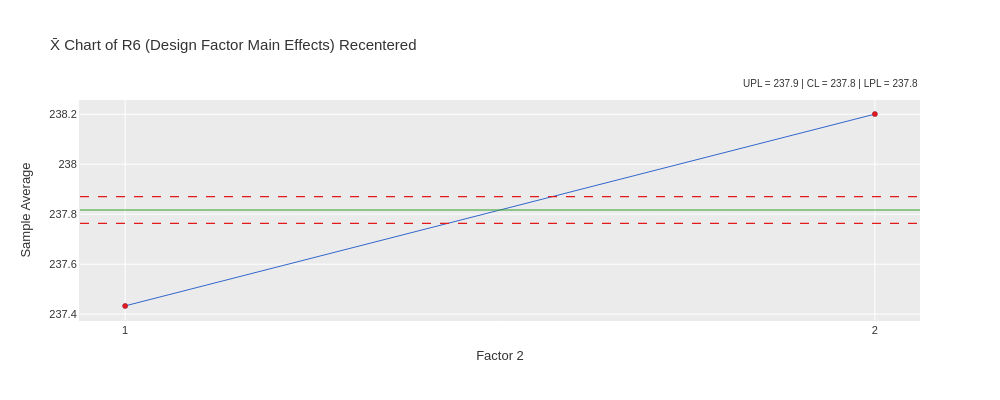

The notebook cell saved with this chart:
### Markdown cell above
### Process Design Conditions Main Effects - Factor 2 - Sample Averages (matches)

### Code cell
study_sds1.execute(chart='xbar', by=[pb.cols.FACTOR_2], value='R6',recentered=True).plot(theme='ggplot').show()

### Figure 1 — Plotly figure (JSON) as saved in the notebook; plotly's stock layout.template omitted (floating-point values rounded to 4 significant figures)
{"data": [{"hovertemplate": "%{x}<br>%{y:.3f}<extra></extra>", "line": {"color": "#3366CC", "width": 1.0}, "marker": {"color": "#3366CC", "size": 5}, "mode": "lines+markers", "name": "Xbar", "opacity": 1.0, "type": "scatter", "x": ["1", "2"], "y": [237.4, 238.2]}, {"hovertemplate": "Beyond Limits<br>%{x}<br>%{y:.3f}<extra></extra>", "marker": {"color": "#E31A1C", "line": {"color": "#B2182B", "width": 0.5}, "size": 5, "symbol": "circle"}, "mode": "markers", "name": "Beyond Limits", "showlegend": false, "type": "scatter", "x": ["1", "2"], "y": [237.4, 238.2]}], "layout": {"annotations": [{"bgcolor": "rgba(255,255,255,0.7)", "font": {"color": "#333333", "size": 10}, "showarrow": false, "text": "UPL = 237.9 | CL = 237.8 | LPL = 237.8", "x": 1.0, "xanchor": "right", "xref": "paper", "y": 1.04, "yanchor": "bottom", "yref": "paper"}], "font": {"color": "#333333", "family": "sans-serif", "size": 11}, "height": 400, "hovermode": "x unified", "margin": {"b": 80}, "paper_bgcolor": "white", "plot_bgcolor": "#EBEBEB", "shapes": [{"line": {"color": "#E31A1C", "dash": "dash", "width": 1.2}, "type": "line", "x0": 0, "x1": 1, "xref": "x domain", "y0": 237.9, "y1": 237.9}, {"line": {"color": "#E31A1C", "dash": "dash", "width": 1.2}, "type": "line", "x0": 0, "x1": 1, "xref": "x domain", "y0": 237.8, "y1": 237.8}, {"line": {"color": "#33A02C", "dash": "solid", "width": 1.2}, "type": "line", "x0": 0, "x1": 1, "xref": "x domain", "y0": 237.8, "y1": 237.8}], "showlegend": false, "title": {"text": "X̄ Chart of R6 (Design Factor Main Effects) Recentered"}, "width": 1000, "xaxis": {"automargin": true, "gridcolor": "white", "gridwidth": 1.0, "linecolor": "#EBEBEB", "linewidth": 1.0, "showgrid": true, "showline": true, "title": {"text": "Factor 2"}, "type": "category"}, "yaxis": {"gridcolor": "white", "gridwidth": 1.0, "linecolor": "#EBEBEB", "linewidth": 1.0, "showgrid": true, "showline": true, "title": {"text": "Sample Average"}, "zeroline": false}}}
